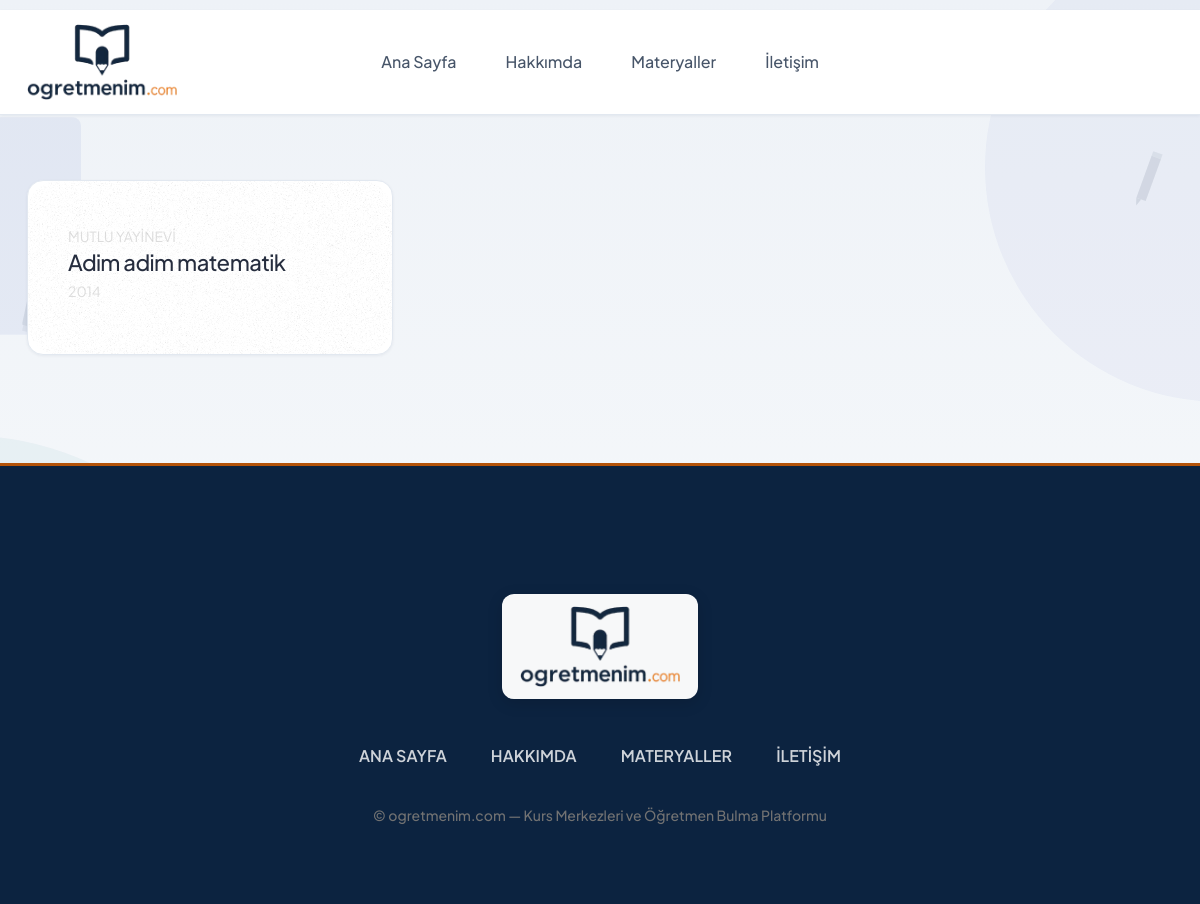
Screenshot of /usersite/works/8 (signed in) with the database file from the repository.
### conntoapp/models.py (models this page shows, shortened)
class UserWorks(models.Model):
    custom_user = models.ForeignKey(CustomUser, on_delete=models.CASCADE, related_name="userworks")
    publisher_name = models.CharField(max_length=100, verbose_name="Yayınevi Adı")
    book_name = models.CharField(max_length=100, verbose_name="Kitap Adı")
    publication_year = models.PositiveSmallIntegerField(verbose_name="Yayın Yılı")
    class Meta:
        verbose_name = "Ders Materyali"
        verbose_name_plural = "Ders Materyalleri"

### usersiteapp/views.py (the view)
# urls.py: path('works/<int:pk>', views.work, name="work"),
def work(request, pk):
    redirect_response = _require_usersite_access(request, pk)
    if redirect_response:
        return redirect_response
    user = getUser(pk)
    return render(request, "works.html", {'user':user})

### conntoapp/context_processors.py (called while the page is built)
def site_processor(request):
    return {
        'SITE_NAME': settings.SITE_NAME,
        'SITE_TAGLINE': settings.SITE_TAGLINE,
        'header_branches': TeacherChoices.BRANCH_CHOICES,
        'header_cities': CustomUserChoices.TURKISH_CITIES,
    }

def course_center_processor(request):
    if 'course_center_id' in request.session:
        try:
            course_center = CourseCenter.objects.get(id=request.session['course_center_id'])
            return {
                'current_course_center': course_center,
                'is_course_center_view': True,
            }
        except CourseCenter.DoesNotExist:
            del request.session['course_center_id']
            del request.session['is_course_center']
    return {
        'current_course_center': None,
        'is_course_center_view': False,
    }

### conntoapp/course_center_auth.py (called while the page is built, shortened)
def redirect_if_cannot_view_usersite(request, pk):
    if request.session.get('course_center_id'):
        return None

### conntoapp/user_presence.py (called while the page is built)
def should_update_presence(last_seen):
    if not last_seen:
        return True
    return timezone.now() - last_seen >= PRESENCE_UPDATE_INTERVAL

### usersiteapp/views.py (called while the page is built)
def _require_usersite_access(request, pk):
    return redirect_if_cannot_view_usersite(request, pk)

def getUser(pk):
    user = CustomUser.objects.filter(id = pk).first()
    return user

### usersiteapp/templates/works.html (shortened to what this page needs)
{% extends 'conntoapp/userbase/userbase.html' %}
{% load static %}
{% block content %}
  <section class="projects-area">
    <div class="container">
      <div class="row">
        {% for work in user.userworks.all %}
          <div class="col-md-4 col-sm-6 mb-4" data-aos="zoom-in">
            <div class="project-item shadow-box">
              <img src="{% static 'userstatic/assets/images/bg1.png' %}" alt="Arka plan" class="bg-img" />
              <div class="d-flex align-items-center justify-content-between p-4">
                <div class="project-info">
                  <p>{{ work.publisher_name }}</p>
                  <h1>{{ work.book_name }}</h1>
                  <p>{{ work.publication_year }}</p>
                </div>
                <a href="{% url 'workDetail' user.id work.id %}" class="project-btn"><img src="{% static 'userstatic/assets/images/icon.svg' %}" alt="Detaya git" /></a>
              </div>
            </div>
          </div>
        {% empty %}
          <div class="col-12">
            <p>Henüz materyal eklenmemiş.</p>
          </div>
        {% endfor %}
      </div>
    </div>
  </section>
{% endblock %}

### static/userstatic/assets/css/style.css (style rules this page uses)
:root { --primary_color: #5B78F6; --dark: #323232; }
*,*::before,*::after { margin: 0; padding: 0; box-sizing: border-box; }
body { font-family: 'Inter', sans-serif; font-size: 14px; scroll-behavior: smooth; color: #9f9f9f; background: #0F0F0F; line-height: 19.2px; }
img { max-width: 100%; }
a { text-decoration: none; }
.container { max-width: 1170px; }
.shadow-box { position: relative; border-radius: 30px; background: #0F0F0F; }
.shadow-box::after { content: ''; position: absolute; left: 0; top: 0; top: 0; right: 0; bottom: 0; left: 0; background: linear-gradient(120deg, rgb(255 255 255 / 12%), rgb(255 255 255 / 1%)); content: ''; z-index: -1; border-radius: 30px; margin: -1px; }
.service-area .service-content-wrap .service-content-inner .service-item::before, .shadow-box::before { content: ''; position: absolute; left: 0; top: 0; width: 100%; height: 100%; z-index: 1; background: linear-gradient(120deg, rgba(255,255,255,0.3), rgba(255,255,255,0.05)); border-radius: 30px; opacity: 0.25; }
.shadow-box * { z-index: 2; position: relative; }
.credential-area .credential-sidebar .bg-img, .contact-area .contact-form .bg-img, .project-details-wrap .project-about-2 .bg-img, .project-details-wrap .project-infos-wrap .bg-img, .projects-area .project-item .bg-img, .about-area .about-edc-exp .bg-img, .about-area .about-image-box .bg-img, .about-area .about-me-box .bg-img, .info-box .bg-img { opacity: 0.1; position: absolute; left: 0; top: 0; border-radius: 30px; width: 100%; height: 100%; object-fit: cover; }
.projects-area { padding-top: 65px; }
.projects-area .project-item { margin-bottom: 24px; padding: 16px 16px 26px 16px; }
.projects-area .project-item .project-info p { color: #BCBCBC; opacity: 0.5; font-size: 14px; text-transform: uppercase; margin-bottom: 2px; margin-top: 5px; }
.projects-area .project-item .project-info h1 { font-size: 22px; color: #ffffff; opacity: 0.9; font-weight: 500; margin: 0; }
.projects-area .project-item .project-btn { opacity: 0.2; transition: .3s; display: inline-block; }

### rows the page displays
UserWorks: publisher_name "MUTLU YAYINEVI", book_name "Adim adim matematik", publication_year "2014"

### other values shown
{{ SITE_NAME }} "ogretmenim.com"
{{ SITE_TAGLINE }} "Kurs Merkezleri ve Öğretmen Bulma Platformu"
